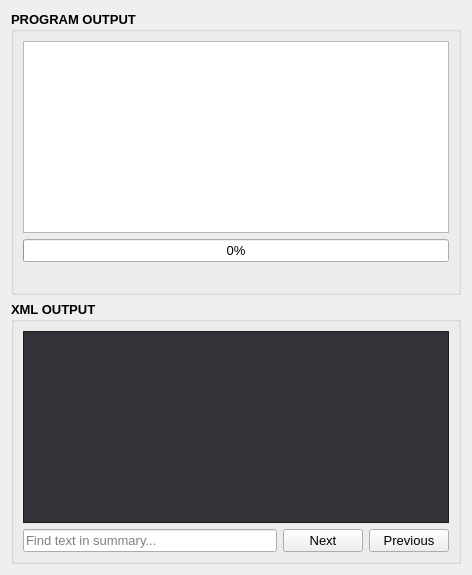
          <widget class="QWidget" name="layoutWidget">
           <layout class="QVBoxLayout" name="vert_layout_xml_output">
            <item>
             <widget class="QGroupBox" name="group_box_program_output">
              <property name="sizePolicy">
               <sizepolicy hsizetype="Expanding" vsizetype="Expanding">
                <horstretch>0</horstretch>
                <verstretch>0</verstretch>
               </sizepolicy>
              </property>
              <property name="minimumSize">
               <size>
                <width>450</width>
                <height>0</height>
               </size>
              </property>
              <property name="maximumSize">
               <size>
                <width>16777215</width>
                <height>300</height>
               </size>
              </property>
              <property name="font">
               <font>
                <family>Microsoft YaHei UI</family>
                <pointsize>10</pointsize>
                <italic>false</italic>
                <bold>true</bold>
                <underline>false</underline>
                <strikeout>false</strikeout>
               </font>
              </property>
              <property name="title">
               <string>PROGRAM OUTPUT</string>
              </property>
              <layout class="QVBoxLayout" name="verticalLayout_12">
               <item>
                <widget class="QTextEdit" name="text_edit_program_output">
                 <property name="sizePolicy">
                  <sizepolicy hsizetype="Expanding" vsizetype="Expanding">
                   <horstretch>0</horstretch>
                   <verstretch>0</verstretch>
                  </sizepolicy>
                 </property>
                 <property name="font">
                  <font>
                   <family>Microsoft YaHei UI</family>
                   <pointsize>10</pointsize>
                   <italic>false</italic>
                   <bold>false</bold>
                   <underline>false</underline>
                   <strikeout>false</strikeout>
                  </font>
                 </property>
                 <property name="contextMenuPolicy">
                  <enum>Qt::ContextMenuPolicy::DefaultContextMenu</enum>
                 </property>
                 <property name="readOnly">
                  <bool>true</bool>
                 </property>
                </widget>
               </item>
               <item>
                <widget class="QProgressBar" name="progressbar_main">
                 <property name="font">
                  <font>
                   <family>Microsoft YaHei UI</family>
                   <pointsize>10</pointsize>
                   <italic>false</italic>
                   <bold>false</bold>
                   <underline>false</underline>
                   <strikeout>false</strikeout>
                  </font>
                 </property>
                 <property name="value">
                  <number>0</number>
                 </property>
                 <property name="format">
                  <string>%p%</string>
                 </property>
                </widget>
               </item>
               <item>
                <widget class="QLabel" name="label_file_processing">
                 <property name="sizePolicy">
                  <sizepolicy hsizetype="Preferred" vsizetype="Preferred">
                   <horstretch>0</horstretch>
                   <verstretch>0</verstretch>
                  </sizepolicy>
                 </property>
                 <property name="font">
                  <font>
                   <family>Microsoft YaHei UI</family>
                   <pointsize>10</pointsize>
                   <italic>false</italic>
                   <bold>true</bold>
                   <underline>false</underline>
                   <strikeout>false</strikeout>
                  </font>
                 </property>
                 <property name="styleSheet">
                  <string notr="true">color: rgb(78, 132, 240);
font: bold;</string>
                 </property>
                 <property name="text">
                  <string/>
                 </property>
                </widget>
               </item>
              </layout>
             </widget>
            </item>
            <item>
             <widget class="QGroupBox" name="group_box_xml_output">
              <property name="sizePolicy">
               <sizepolicy hsizetype="Expanding" vsizetype="Expanding">
                <horstretch>0</horstretch>
                <verstretch>0</verstretch>
               </sizepolicy>
              </property>
              <property name="minimumSize">
               <size>
                <width>450</width>
                <height>0</height>
               </size>
              </property>
              <property name="font">
               <font>
                <family>Microsoft YaHei UI</family>
                <pointsize>10</pointsize>
                <italic>false</italic>
                <bold>true</bold>
                <underline>false</underline>
                <strikeout>false</strikeout>
               </font>
              </property>
              <property name="title">
               <string>XML OUTPUT</string>
              </property>
              <layout class="QVBoxLayout" name="verticalLayout_6">
               <item>
                <widget class="QTextEdit" name="text_edit_xml_output">
                 <property name="sizePolicy">
                  <sizepolicy hsizetype="Expanding" vsizetype="Expanding">
                   <horstretch>0</horstretch>
                   <verstretch>0</verstretch>
                  </sizepolicy>
                 </property>
                 <property name="minimumSize">
                  <size>
                   <width>0</width>
                   <height>0</height>
                  </size>
                 </property>
                 <property name="palette">
                  <palette>
                   <active>
                    <colorrole role="WindowText">
                     <brush brushstyle="SolidPattern">
                      <color alpha="255">
                       <red>255</red>
                       <green>255</green>
                       <blue>255</blue>
                      </color>
                     </brush>
                    </colorrole>
                    <colorrole role="Button">
                     <brush brushstyle="SolidPattern">
                      <color alpha="255">
                       <red>255</red>
                       <green>200</green>
                       <blue>87</blue>
                      </color>
                     </brush>
                    </colorrole>
                    <colorrole role="Dark">
                     <brush brushstyle="SolidPattern">
                      <color alpha="255">
                       <red>54</red>
                       <green>54</green>
                       <blue>54</blue>
                      </color>
                     </brush>
                    </colorrole>
                    <colorrole role="Text">
                     <brush brushstyle="SolidPattern">
                      <color alpha="255">
                       <red>255</red>
                       <green>255</green>
                       <blue>255</blue>
                      </color>
                     </brush>
                    </colorrole>
                    <colorrole role="BrightText">
                     <brush brushstyle="SolidPattern">
                      <color alpha="255">
                       <red>255</red>
                       <green>255</green>
                       <blue>127</blue>
                      </color>
                     </brush>
                    </colorrole>
                    <colorrole role="ButtonText">
                     <brush brushstyle="SolidPattern">
                      <color alpha="255">
                       <red>0</red>
                       <green>0</green>
                       <blue>0</blue>
                      </color>
                     </brush>
                    </colorrole>
                    <colorrole role="Base">
                     <brush brushstyle="SolidPattern">
                      <color alpha="255">
                       <red>49</red>
                       <green>51</green>
                       <blue>56</blue>
                      </color>
                     </brush>
                    </colorrole>
                    <colorrole role="Window">
                     <brush brushstyle="SolidPattern">
                      <color alpha="255">
                       <red>35</red>
                       <green>36</green>
                       <blue>40</blue>
                      </color>
                     </brush>
                    </colorrole>
                    <colorrole role="Highlight">
                     <brush brushstyle="SolidPattern">
                      <color alpha="255">
                       <red>211</red>
                       <green>162</green>
                       <blue>72</blue>
                      </color>
                     </brush>
                    </colorrole>
                    <colorrole role="HighlightedText">
                     <brush brushstyle="SolidPattern">
                      <color alpha="255">
                       <red>0</red>
                       <green>0</green>
                       <blue>0</blue>
                      </color>
                     </brush>
                    </colorrole>
                    <colorrole role="Accent">
                     <brush brushstyle="SolidPattern">
                      <color alpha="255">
                       <red>255</red>
                       <green>200</green>
                       <blue>87</blue>
                      </color>
                     </brush>
                    </colorrole>
                   </active>
                   <inactive>
                    <colorrole role="WindowText">
                     <brush brushstyle="SolidPattern">
                      <color alpha="255">
                       <red>255</red>
                       <green>255</green>
                       <blue>255</blue>
                      </color>
                     </brush>
                    </colorrole>
                    <colorrole role="Button">
                     <brush brushstyle="SolidPattern">
                      <color alpha="255">
                       <red>255</red>
                       <green>200</green>
                       <blue>87</blue>
                      </color>
                     </brush>
                    </colorrole>
                    <colorrole role="Dark">
                     <brush brushstyle="SolidPattern">
                      <color alpha="255">
                       <red>54</red>
                       <green>54</green>
                       <blue>54</blue>
                      </color>
                     </brush>
                    </colorrole>
                    <colorrole role="Text">
                     <brush brushstyle="SolidPattern">
                      <color alpha="255">
                       <red>255</red>
                       <green>255</green>
                       <blue>255</blue>
                      </color>
                     </brush>
                    </colorrole>
                    <colorrole role="BrightText">
                     <brush brushstyle="SolidPattern">
                      <color alpha="255">
                       <red>255</red>
                       <green>255</green>
                       <blue>127</blue>
                      </color>
                     </brush>
                    </colorrole>
                    <colorrole role="ButtonText">
                     <brush brushstyle="SolidPattern">
                      <color alpha="255">
                       <red>0</red>
                       <green>0</green>
                       <blue>0</blue>
                      </color>
                     </brush>
                    </colorrole>
                    <colorrole role="Base">
                     <brush brushstyle="SolidPattern">
                      <color alpha="255">
                       <red>49</red>
                       <green>51</green>
                       <blue>56</blue>
                      </color>
                     </brush>
                    </colorrole>
                    <colorrole role="Window">
                     <brush brushstyle="SolidPattern">
                      <color alpha="255">
                       <red>35</red>
                       <green>36</green>
                       <blue>40</blue>
                      </color>
                     </brush>
                    </colorrole>
                    <colorrole role="Highlight">
                     <brush brushstyle="SolidPattern">
                      <color alpha="255">
                       <red>211</red>
                       <green>162</green>
                       <blue>72</blue>
                      </color>
                     </brush>
                    </colorrole>
                    <colorrole role="HighlightedText">
                     <brush brushstyle="SolidPattern">
                      <color alpha="255">
                       <red>0</red>
                       <green>0</green>
                       <blue>0</blue>
                      </color>
                     </brush>
                    </colorrole>
                    <colorrole role="Accent">
                     <brush brushstyle="SolidPattern">
                      <color alpha="255">
                       <red>255</red>
                       <green>200</green>
                       <blue>87</blue>
                      </color>
                     </brush>
                    </colorrole>
                   </inactive>
                   <disabled>
                    <colorrole role="WindowText">
                     <brush brushstyle="SolidPattern">
                      <color alpha="255">
                       <red>54</red>
                       <green>54</green>
                       <blue>54</blue>
                      </color>
                     </brush>
                    </colorrole>
                    <colorrole role="Button">
                     <brush brushstyle="SolidPattern">
                      <color alpha="255">
                       <red>255</red>
                       <green>200</green>
                       <blue>87</blue>
                      </color>
                     </brush>
                    </colorrole>
                    <colorrole role="Dark">
                     <brush brushstyle="SolidPattern">
                      <color alpha="255">
                       <red>54</red>
                       <green>54</green>
                       <blue>54</blue>
                      </color>
                     </brush>
                    </colorrole>
                    <colorrole role="Text">
                     <brush brushstyle="SolidPattern">
                      <color alpha="255">
                       <red>54</red>
                       <green>54</green>
                       <blue>54</blue>
                      </color>
                     </brush>
                    </colorrole>
                    <colorrole role="BrightText">
                     <brush brushstyle="SolidPattern">
                      <color alpha="255">
                       <red>255</red>
                       <green>255</green>
                       <blue>127</blue>
                      </color>
                     </brush>
                    </colorrole>
                    <colorrole role="ButtonText">
                     <brush brushstyle="SolidPattern">
                      <color alpha="255">
                       <red>54</red>
                       <green>54</green>
                       <blue>54</blue>
                      </color>
                     </brush>
                    </colorrole>
                    <colorrole role="Base">
                     <brush brushstyle="SolidPattern">
                      <color alpha="255">
                       <red>35</red>
                       <green>36</green>
                       <blue>40</blue>
                      </color>
                     </brush>
                    </colorrole>
                    <colorrole role="Window">
                     <brush brushstyle="SolidPattern">
                      <color alpha="255">
                       <red>35</red>
                       <green>36</green>
                       <blue>40</blue>
                      </color>
                     </brush>
                    </colorrole>
                    <colorrole role="HighlightedText">
                     <brush brushstyle="SolidPattern">
                      <color alpha="255">
                       <red>0</red>
                       <green>0</green>
                       <blue>0</blue>
                      </color>
                     </brush>
                    </colorrole>
                    <colorrole role="Accent">
                     <brush brushstyle="SolidPattern">
                      <color alpha="255">
                       <red>255</red>
                       <green>200</green>
                       <blue>87</blue>
                      </color>
                     </brush>
                    </colorrole>
                   </disabled>
                  </palette>
                 </property>
                 <property name="font">
                  <font>
                   <family>Microsoft YaHei UI</family>
                   <pointsize>10</pointsize>
                   <italic>false</italic>
                   <bold>false</bold>
                   <underline>false</underline>
                   <strikeout>false</strikeout>
                  </font>
                 </property>
                 <property name="readOnly">
                  <bool>true</bool>
                 </property>
                </widget>
               </item>
               <item>
                <layout class="QHBoxLayout" name="hor_layout_find_functionality">
                 <item>
                  <widget class="QLineEdit" name="line_edit_xml_output_find_text">
                   <property name="font">
                    <font>
                     <family>Microsoft YaHei UI</family>
                     <pointsize>10</pointsize>
                     <italic>false</italic>
                     <bold>false</bold>
                     <underline>false</underline>
                     <strikeout>false</strikeout>
                    </font>
                   </property>
                   <property name="placeholderText">
                    <string>Find text in summary...</string>
                   </property>
                  </widget>
                 </item>
                 <item>
                  <widget class="QPushButton" name="button_find_next">
                   <property name="font">
                    <font>
                     <family>Microsoft YaHei UI</family>
                     <pointsize>10</pointsize>
                     <italic>false</italic>
                     <bold>false</bold>
                     <underline>false</underline>
                     <strikeout>false</strikeout>
                    </font>
                   </property>
                   <property name="toolTip">
                    <string>Search next term.</string>
                   </property>
                   <property name="text">
                    <string>Next</string>
                   </property>
                  </widget>
                 </item>
                 <item>
                  <widget class="QPushButton" name="button_find_previous">
                   <property name="font">
                    <font>
                     <family>Microsoft YaHei UI</family>
                     <pointsize>10</pointsize>
                     <italic>false</italic>
                     <bold>false</bold>
                     <underline>false</underline>
                     <strikeout>false</strikeout>
                    </font>
                   </property>
                   <property name="toolTip">
                    <string>Search previous term.</string>
                   </property>
                   <property name="text">
                    <string>Previous</string>
                   </property>
                  </widget>
                 </item>
                </layout>
               </item>
              </layout>
             </widget>
            </item>
           </layout>
          </widget>
